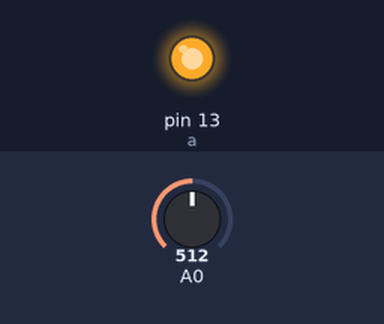
A sketch run on a simulated Arduino Uno, built with avr-gcc and run on an emulated ATmega328P. On the bench: output pins drawn as LEDs (lit = HIGH). The inputs (shaded band) are chosen by the test bench; at power-on: A0 = 512.

Above: at 1.2 s.
1.3 s: A0 set to 190
2.8 s: A0 set to 167
At 4.0 s:
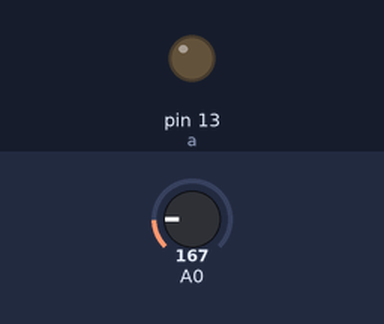
4.3 s: A0 set to 306
At 5.5 s:
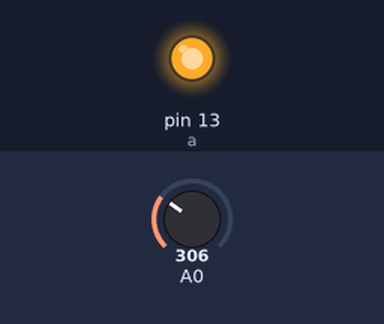
5.8 s: A0 set to 122
At 6.7 s:
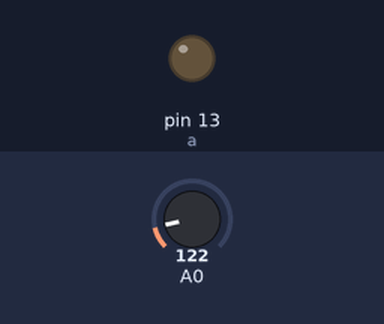
Timing chart, 0 to 8.3 s (numbered marks = the images above; inputs shaded):
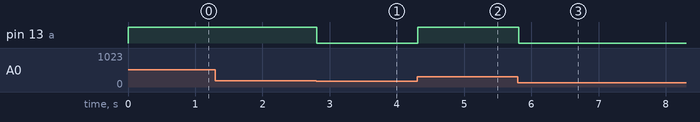

Measured:
- the behaviour switches between 177 and 176 on A0 (found by bisection; images 0 and 1)
- after the input at 1.3 s, every drawn part: stays the same
- after the input at 2.8 s, pin 13 (a): HIGH → LOW at once
- after the input at 4.3 s, pin 13 (a): LOW → HIGH at once
- after the input at 5.8 s, pin 13 (a): HIGH → LOW at once

The sketch:

BaiThucHanh_TMP.ino
```cpp
int a = 13;
void setup(){
      pinMode(a,OUTPUT);
      Serial.begin(9600);
}

void loop()
{
    int x = analogRead(A0);
    int t = map(x, 0,410,-50, 150);
    if(t >= 36)
      digitalWrite(a,HIGH);
    else
      digitalWrite(a,LOW);
      delay(100);
}
```
